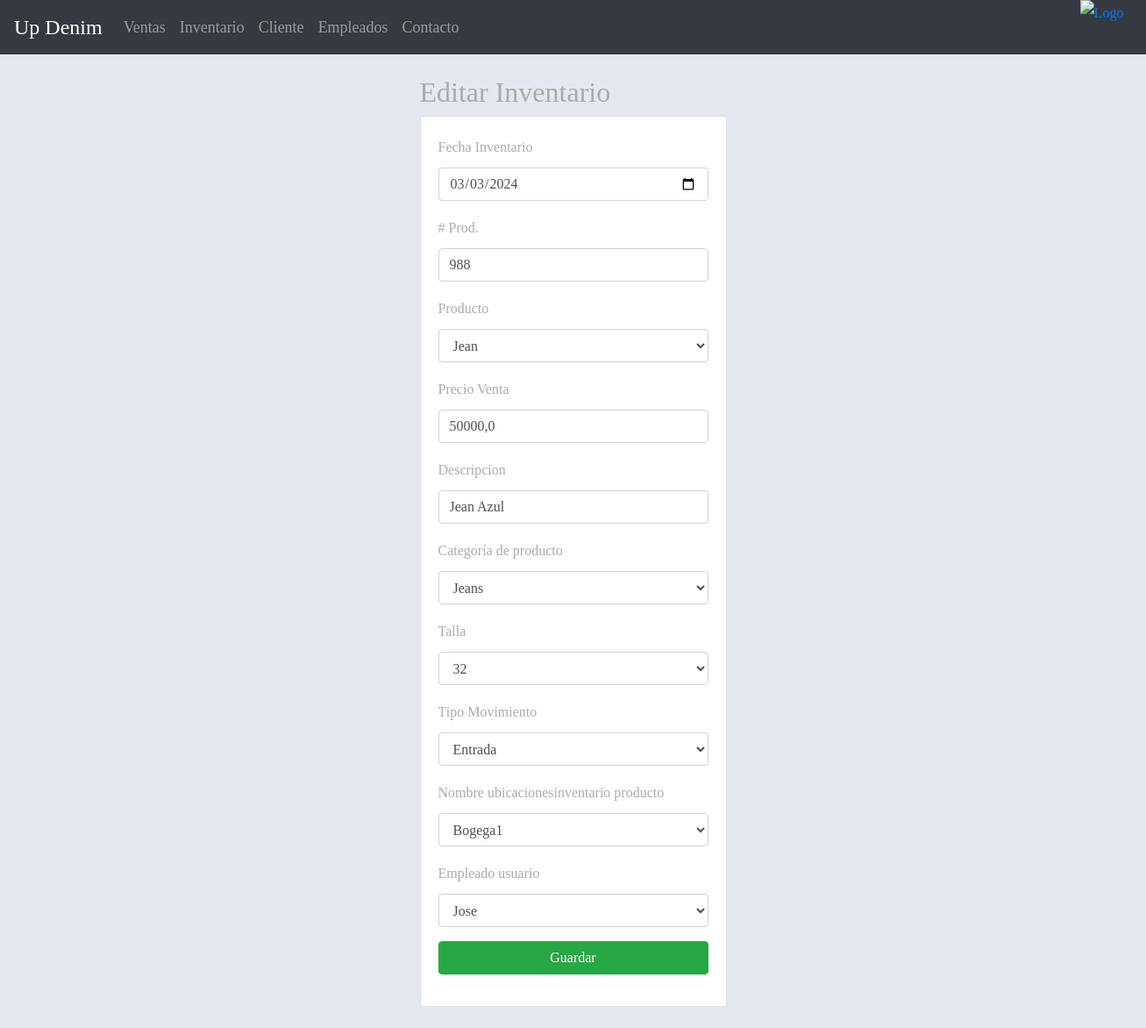
Page /edicionInventario/1 on the committed database.
### aplicaciones/Academico/models.py (models this page shows, shortened)
class Inventario(models.Model):
    idinventario = models.AutoField(primary_key=True)  # Field name made lowercase.
    fechainventario = models.DateField(auto_now_add=True)  # Field name made lowercase.
    cantidadproductos = models.IntegerField(null=False, blank=False)  # Field name made lowercase.
    idproductoinv = models.ForeignKey(Producto, on_delete=models.CASCADE)  # Field name made lowercase.
    idtipomovimientoinv = models.ForeignKey(Tipomovimiento, on_delete=models.CASCADE)  # Field name made lowercase.
    idEmpleado = models.ForeignKey(Empleado, on_delete=models.CASCADE)  # Field name made lowercase.
    idubicacioninventarioinv = models.ForeignKey(Ubicacioninventario, on_delete=models.CASCADE)  # Field name made lowercase.

class Producto(models.Model):
    idproducto = models.AutoField(primary_key=True)
    nombreproducto = models.CharField(max_length=45, null=False)
    precioventa = models.FloatField(null=False, blank=False)
    descripcionproducto = models.CharField(max_length=45)
    idcategoriaproducto = models.ForeignKey(Categoriaproducto, on_delete=models.CASCADE)
    idtalla = models.ForeignKey(Talla, on_delete=models.CASCADE)
    def __str__(self):
        return f"{self.nombreproducto}"

class Categoriaproducto(models.Model):
    idcategoriaproducto = models.AutoField(primary_key=True)
    categoriaproducto = models.CharField(max_length=45, blank=False, null=False)
    def __str__(self):
        return f"{self.categoriaproducto}"

class Talla(models.Model):
    idtalla = models.AutoField(primary_key=True)
    talla = models.CharField(max_length=45, null=False, blank=False)

class Tipomovimiento(models.Model):
    idtipomovimiento = models.AutoField(primary_key=True)
    tipomovimiento = models.CharField(max_length=45, null=False, blank=False)

class Ubicacioninventario(models.Model):
    idubicacioninventario = models.AutoField(primary_key=True)
    ubicacioninventario = models.CharField(max_length=45, null=False, blank=False)

class Empleado(models.Model):
    idEmpleado = models.AutoField(primary_key=True)
    idDocumentoEmp = models.ForeignKey(Persona, on_delete=models.CASCADE)
    fechaIngreso = models.DateField()
    salario = models.FloatField()
    fechaNacimiento = models.DateField()
    rh = models.CharField(max_length=5)
    idarl = models.ForeignKey(Arl, on_delete=models.CASCADE)
    ideps = models.ForeignKey(Eps, on_delete=models.CASCADE)
    idFondoPension = models.ForeignKey(Fondopension, on_delete=models.CASCADE)
    idCargoEmpleado = models.ForeignKey(CargoEmpleado, on_delete=models.CASCADE)
    iduser = models.ForeignKey(Usuario, on_delete=models.CASCADE)
    idrol = models.ForeignKey(Rol, on_delete=models.CASCADE)

class Persona(models.Model):
    iddocumento = models.CharField(max_length=20, primary_key=True)
    primernombre = models.CharField(max_length=45, null=False, blank=False)
    segundonombre = models.CharField(max_length=45, blank=True, null=True)
    primerapellido = models.CharField(max_length=45, null=False, blank=False)
    segundoapellido = models.CharField(max_length=45, blank=True, null=True)
    idcontacto = models.ForeignKey(Contacto, on_delete=models.CASCADE)
    iddireccion = models.ForeignKey(Direccion, on_delete=models.CASCADE)
    idgenero = models.ForeignKey(Genero, on_delete=models.CASCADE)

### aplicaciones/Academico/views.py (the view)
# urls.py: path('edicionInventario/<idinventario>', views.edicionInventario, name='edicionInventario'),
def edicionInventario(request, idinventario):
    inventario=Inventario.objects.get(idinventario=idinventario)
    productos = Producto.objects.all()
    empleado = Empleado.objects.all()
    categoriaproductos=Categoriaproducto.objects.all()
    talla=Talla.objects.all()
    ubicacionesinventario=Ubicacioninventario.objects.all()
    tipo=Tipomovimiento.objects.all()
    talla=Talla.objects.all()
    categoria=Categoriaproducto.objects.all()
    context = {
        "productos": productos,
        "categoriaproductos": categoriaproductos,
        "inventarios": inventario,
        "ubicacionesinventario": ubicacionesinventario,
        "empleados": empleado,
        "tipo":tipo,
        "talla":talla,
        "categoria":categoria,
    }
    return render(request, "edicionInventario.html", context)

### aplicaciones/Academico/templates/edicionInventario.html (shortened to what this page needs)
{% extends "base.html" %}
{% block body %}
    <div class="row">
        <div class="col-md-4 offset-md-4">
            <h2>Editar Inventario</h2>
         <div class="card">
            <div class="card-body">
                <form method="POST" action="/editarInventario/{{ inventarios.idinventario }}/"> {% csrf_token %}
                    <div class="form-group">
                        <label for="txtfechainventario">Fecha Inventario</label>
                        <input type="date" id="txtfechainventario" name="txtfechainventario" class="form-control" value="{{ inventarios.fechainventario|date:'Y-m-d' }}" placeholder="Fecha de Inventario" required>
                    </div>
                    <div class="form-group">
                        <label for="txtcantidadproductos"># Prod.</label>
                        <input type="text" id="txtcantidadproductos" name="txtcantidadproductos"  class="form-control" value="{{inventarios.cantidadproductos}}" placeholder="Cantidad"
                            min="1" required>
                    </div>
                    <div class="form-group">
                        <label for="txtnombreproducto">Producto</label>
                        <select id="txtnombreproducto" name="txtnombreproducto" class="form-control" required>
                            <option value="{{ inventarios.idproductoinv }}">{{ inventarios.idproductoinv.nombreproducto }}</option>
                        </select>
                    </div>
                    <div class="form-group">
                        <label for="txtprecioventa">Precio Venta</label>
                        <input type="text" id="txtprecioventa" name="txtprecioventa" class="form-control" value="{{inventarios.idproductoinv.precioventa}}" placeholder="Precio Venta"
                            min="1000" required>
                    </div>
                    <div class="form-group">
                        <label for="txtdescripcionproducto">Descripcion</label>
                        <input type="text" id="txtdescripcionproducto" name="txtdescripcionproducto" class="form-control" value="{{inventarios.idproductoinv.descripcionproducto}}" placeholder="Descripcion"
                            minlength="4" maxlength="50" required>
                    </div>
                    <div class="form-group">
                        <label for="txtcategoriaproducto">Categoría de producto</label>
                        <select id="txtcategoriaproducto" name="txtcategoriaproducto" class="form-control" required>
                            <option value="{{ inventarios.idproductoinv.idcategoriaproducto }}">{{ inventarios.idproductoinv.idcategoriaproducto.categoriaproducto }}</option>
                        </select>
                    </div>
                    <div class="form-group">
                        <label for="txttalla">Talla</label>
                        <select id="txttalla" name="txttalla" class="form-control" required>
                            <option value="{{inventarios.idproductoinv.idtalla.talla}}">{{inventarios.idproductoinv.idtalla.talla}} </option>
                        </select>
                    </div>
                    <div class="form-group">
                        <label for="txttipomovimiento">Tipo Movimiento</label>
                        <select id="txttipomovimiento" name="txttipomovimiento" class="form-control" required>
                            {% for tipos in tipo %}
                                <option value="{{ tipos.tipomovimiento }}" {% if tipos.tipomovimiento == inventarios.idtipomovimientoinv.tipomovimiento %} selected {% endif %}>{{ tipos.tipomovimiento }}</option>
                            {% endfor %}
                        </select>
                    </div>
                    <div class="form-group">
                        <label for="txtubicacioninventario">Nombre ubicacionesinventario producto</label>
                        <select id="txtubicacioninventario" name="txtubicacioninventario" class="form-control" required>
                            {% for ubi in ubicacionesinventario %}
                                <option value="{{ ubi.ubicacioninventario }}" {% if ubi.ubicacioninventario == inventarios.idubicacioninventarioinv.ubicacioninventario %} selected {% endif %}>{{ ubi.ubicacioninventario }}</option>
                            {% endfor %}
                        </select>
                    </div>
                    <div class="form-group">
                        <label for="txtidempleado">Empleado usuario</label>
                        <select id="txtidempleado" name="txtidempleado" class="form-control" required>
                            {% for empleado in empleados %}
                                <option value="{{ empleado.idEmpleado }}" {% if empleado.idEmpleado == inventarios.idEmpleado.idEmpleado %} selected {% endif %}>{{ empleado.idDocumentoEmp.primernombre }}</option>
                            {% endfor %}
                        </select>
                    </div>
                    <div class="form-group">
                        <button type="submit" class="btn btn-success btn-block text-whith">Guardar</button>
                    </div>
    </div>
</div>
{% endblock %}

### aplicaciones/Academico/static/css/gestionVentaas.css (style rules this page uses)
body { font-family: "Libre Baskerville", serif; font-weight: 400; font-size: 16px; line-height: 30px; background-color: #e3e8f1; overflow-x:hidden; color: #ababab; }

### rows in the picture
Inventario: txtfechainventario "03/03/2024", txtcantidadproductos "988", txtnombreproducto "Jean", txtprecioventa "50000,0", txtdescripcionproducto "Jean Azul", txtcategoriaproducto "Jeans", txttalla "32", txttipomovimiento "Entrada", txtubicacioninventario "Bogega1", txtidempleado "Jose"
